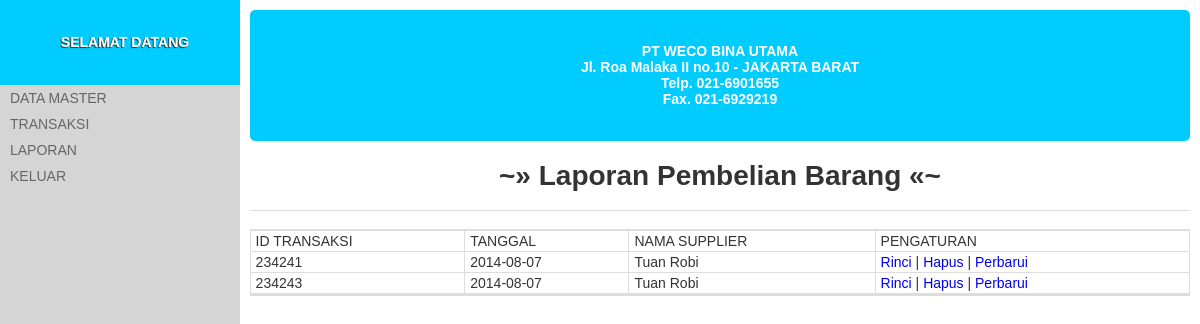
Page /?halaman=laporan&jenis_laporan=pembelian (signed in) on the committed database.
### tables this page shows
CREATE TABLE IF NOT EXISTS `transaksi` (
  `id_transaksi` int(20) NOT NULL,
  `no_invoice` varchar(100) DEFAULT NULL,
  `kode_barang` varchar(10) NOT NULL,
  `tipe_transaksi` enum('penjualan','pembelian') DEFAULT NULL,
  `id_pelanggan` int(11) NOT NULL,
  `tanggal_transaksi` timestamp NULL DEFAULT CURRENT_TIMESTAMP,
  `jatuh_tempo` date NOT NULL,
  `id_supplier` int(20) DEFAULT NULL,
  `diskon_keseluruhan` float NOT NULL,
  `harga_saatini` int(11) NOT NULL,
  `ppn` int(11) NOT NULL,
  `grand_total` int(11) NOT NULL,
  `pembayaran` int(11) NOT NULL,
  `tunggakan` int(11) NOT NULL
);

### app/halaman_laporan.php (called while the page is built)
<?php
$halaman_laporan = isset($_GET['jenis_laporan']) && file_exists( DIR_APP . 'data_laporan_' . $_GET['jenis_laporan'] . '.php') ? DIR_APP . 'data_laporan_' . $_GET['jenis_laporan'] . '.php' : DIR_APP . 'data_laporan.php';
require_once $halaman_laporan;

### sistem/kontroler.php (called while the page is built, shortened)
<?php
require_once TEMA_HALAMAN;

### index.php (called while the page is built, shortened)
<?php
require_once DIREKTORI . 'sistem/kontroler.php';

### app/data_laporan_pembelian.php (the view, shortened to what this page needs)
<h1 class="sub-judul">Laporan <?php echo ucfirst($_GET['jenis_laporan'])?> Barang</h1>
<?php
	$id_transaksi = isset($_GET['id_transaksi']) && (int) $_GET['id_transaksi'] > 0 ? $_GET['id_transaksi'] : FALSE;
	$kolomDetail = ($_GET['jenis_laporan'] == 'penjualan')?'pelanggan':'supplier';
	if(!$id_transaksi):
?>
	<table>
		<thead>
			<tr>
				<th>Id Transaksi</th>
				<th>Tanggal</th>
				<th><?php echo "Nama {$kolomDetail}";?></th>
				<th>Pengaturan</th>
			</tr>
		</thead>
		<tbody>
		<?php
			$dataTransaksi = mysql_query("
					SELECT
						*
					FROM
						transaksi t
					LEFT JOIN
						supplier s ON s.id_supplier=t.id_supplier
					LEFT JOIN
						pelanggan p ON p.id_pelanggan=t.id_pelanggan
					WHERE
						t.tipe_transaksi = '{$_GET['jenis_laporan']}'
					ORDER BY
						t.tanggal_transaksi DESC
					");
			$nama = "nama_{$kolomDetail}";
			while($o = mysql_fetch_object($dataTransaksi)):
				echo "
						<tr>
							<td>{$o->id_transaksi}</td>
							<td>".strtok($o->tanggal_transaksi,' ')."</td>
							<td>{$o->{$nama}}</td>
							<td>
								<a href=\"?halaman=laporan&jenis_laporan={$_GET['jenis_laporan']}&id_transaksi={$o->id_transaksi}\">Rinci</a> |
								<a href=\"?halaman=laporan_hapus&jenis_laporan={$_GET['jenis_laporan']}&id_transaksi={$o->id_transaksi}\">Hapus</a> |
								<a href=\"?halaman=transaksi_pembelian_perbarui&jenis_laporan={$_GET['jenis_laporan']}&id_transaksi={$o->id_transaksi}\">Perbarui</a>
							</td>
						</tr>";
			endwhile;?>
		</tbody>
	</table>
<?php endif;?>

### publik/tema/tema.css (style rules this page uses)
body { padding:0; margin:0; font-family:'Arial'; font-size:14px; color:#333333; background-color:#d5d5d5; }
a { text-decoration:none; }
.sub-judul { text-align:center; width:100%; border-bottom:1px solid #dddddd; height:50px; }
table { border-left:1px solid #dddddd; border-top:2px solid #dddddd; border-bottom:2px solid #dddddd; border-spacing:0; width:100%; }
table thead tr th, table tfoot tr th, table tbody tr td { border-right:1px solid #dddddd; border-bottom:1px solid #dddddd; border-spacing:0; padding:2px 5px; vertical-align: top; }
table thead tr th, table tfoot tr th, .navigasi li a { text-transform:uppercase; font-weight:100; }

### rows in the picture
transaksi: id_transaksi "234241", tanggal_transaksi "2014-08-07", nama "Tuan Robi"
transaksi: id_transaksi "234243", tanggal_transaksi "2014-08-07", nama "Tuan Robi"

### other values in the picture
$_GET['jenis_laporan'] "Pembelian"
$kolomDetail "SUPPLIER"
